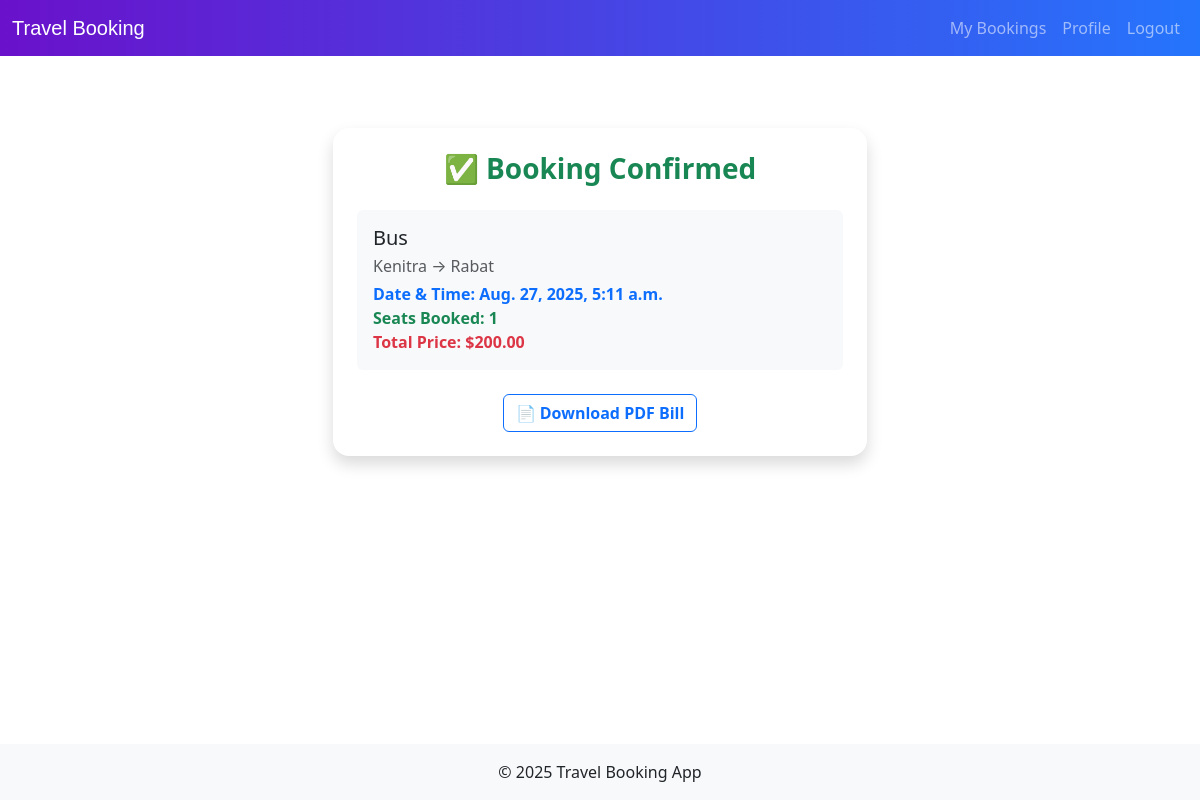
Page /confirmation/1/ (signed in) on the committed database.
### travel_app/models.py (models this page shows, shortened)
class Booking(models.Model):
    STATUS_CHOICES = [
        ('confirmed', 'Confirmed'),
        ('cancelled', 'Cancelled'),
    ]
    user = models.ForeignKey(User, on_delete=models.CASCADE)
    travel_option = models.ForeignKey('TravelOption', on_delete=models.CASCADE)
    number_of_seats = models.IntegerField()
    total_price = models.DecimalField(max_digits=10, decimal_places=2)
    booking_date = models.DateTimeField()
    status = models.CharField(choices=STATUS_CHOICES, max_length=20, default='confirmed')

class TravelOption(models.Model):
    options = [
        ('Flight', 'Flight'),
        ('Train', 'Train'),
        ('Bus', 'Bus'),
    ]
    type = models.CharField(choices=options, max_length=50)
    source = models.CharField(max_length=100)
    destination = models.CharField(max_length=100)
    date_and_time = models.DateTimeField()
    price = models.DecimalField(max_digits=10, decimal_places=2)
    available_seats = models.IntegerField()

### travel_app/views.py (the view)
# urls.py: path("confirmation/<int:pk>/", views.booking_confirmation, name="confirmation"),
def booking_confirmation(request, pk):
    booking = get_object_or_404(Booking, id=pk, user=request.user)
    return render(request, 'confirmation.html', {'booking': booking})

### travel_app/templates/confirmation.html
{% extends "base.html" %}
{% block content %}
<div class="container my-5">
    <div class="row justify-content-center">
        <div class="col-lg-6 col-md-8">
            <div class="card border-0 shadow rounded-4">
                <div class="card-body p-4">
                    <h3 class="text-center mb-4 fw-bold text-success">✅ Booking Confirmed</h3>
                    <div class="mb-4 p-3 bg-light rounded">
                        <h5 class="mb-1">{{ booking.travel_option.type }}</h5>
                        <p class="mb-1 text-muted">{{ booking.travel_option.source }} → {{ booking.travel_option.destination }}</p>
                        <p class="mb-0 text-primary fw-semibold">Date & Time: {{ booking.travel_option.date_and_time }}</p>
                        <p class="mb-0 text-success fw-semibold">Seats Booked: {{ booking.number_of_seats }}</p>
                        <p class="mb-0 text-danger fw-semibold">Total Price: ${{ booking.total_price }}</p>
                    </div>
                    <div class="text-center mt-4">
                        <a href="{% url 'generate_pdf' booking.id %}" class="btn btn-outline-primary fw-semibold">
                            📄 Download PDF Bill
                        </a>
                    </div>
                </div>
            </div>
        </div>
    </div>
</div>
{% endblock %}

### rows in the picture
Booking: travel_option.type "Bus", travel_option.source "Kenitra", travel_option.destination "Rabat", travel_option.date_and_time "Aug. 27, 2025, 5:11 a.m.", number_of_seats "1", total_price "200.00"
